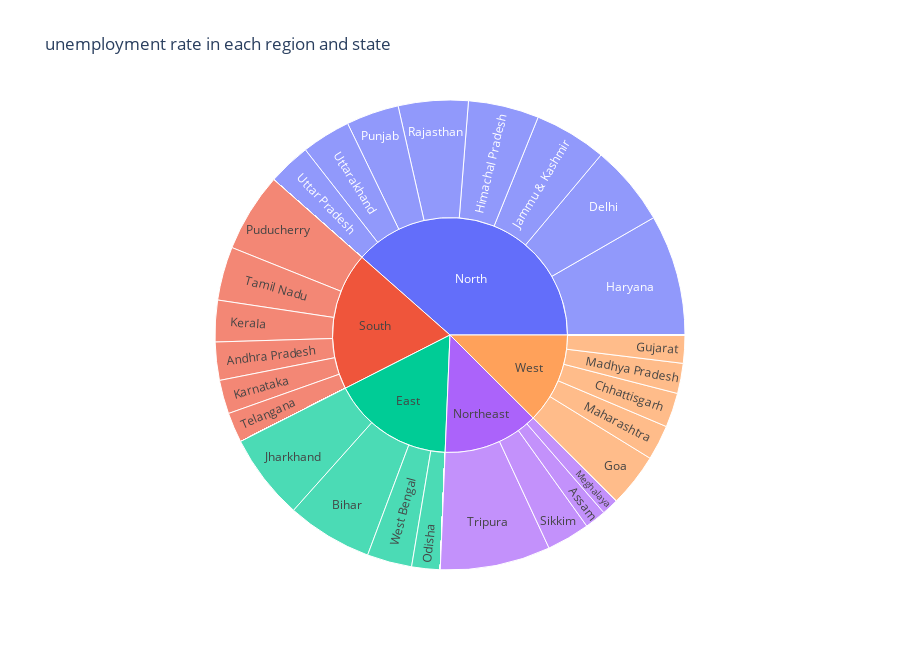

This figure's notebook cell:
### Code cell
#a sunburst chart (hierarchical chart) for unemployment rate region-wise and state-wise
fig = px.sunburst(unempDF, 
                  path=['Region','States'], 
                  values='Estimated Unemployment Rate',
                  title= 'unemployment rate in each region and state',
                  height=650)
fig.show()

### Figure 1 — Plotly figure (JSON) as saved in the notebook; plotly's stock layout.template omitted (floating-point values rounded to 4 significant figures; data arrays with more than 128 entries replaced by an {"elided": "..."} marker saying what was removed)
{"data": [{"branchvalues": "total", "domain": {"x": [0, 1], "y": [0, 1]}, "hovertemplate": "labels=%{label}<br>Estimated Unemployment Rate=%{value}<br>parent=%{parent}<br>id=%{id}<extra></extra>", "ids": {"elided": "140 str values"}, "labels": {"elided": "140 str values"}, "name": "", "parents": {"elided": "140 str values"}, "type": "sunburst", "values": {"elided": "140 float values"}}], "layout": {"height": 650, "legend": {"tracegroupgap": 0}, "title": {"text": "unemployment rate in each region and state"}}}
